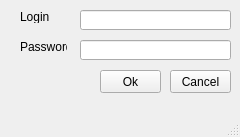
<?xml version="1.0" encoding="UTF-8"?>
<ui version="4.0">
 <class>MainWindow</class>
 <widget class="QMainWindow" name="MainWindow">
  <property name="geometry">
   <rect>
    <x>0</x>
    <y>0</y>
    <width>240</width>
    <height>137</height>
   </rect>
  </property>
  <property name="windowTitle">
   <string>MainWindow</string>
  </property>
  <widget class="QWidget" name="centralwidget">
   <widget class="QPushButton" name="pushButtonCancel">
    <property name="geometry">
     <rect>
      <x>170</x>
      <y>70</y>
      <width>61</width>
      <height>23</height>
     </rect>
    </property>
    <property name="text">
     <string>Cancel</string>
    </property>
   </widget>
   <widget class="QLineEdit" name="lineEditUserName">
    <property name="geometry">
     <rect>
      <x>80</x>
      <y>10</y>
      <width>151</width>
      <height>20</height>
     </rect>
    </property>
   </widget>
   <widget class="QPushButton" name="pushButtonOk">
    <property name="geometry">
     <rect>
      <x>100</x>
      <y>70</y>
      <width>61</width>
      <height>23</height>
     </rect>
    </property>
    <property name="text">
     <string>Ok</string>
    </property>
   </widget>
   <widget class="QLabel" name="labelUserName">
    <property name="geometry">
     <rect>
      <x>20</x>
      <y>10</y>
      <width>47</width>
      <height>13</height>
     </rect>
    </property>
    <property name="text">
     <string>Login</string>
    </property>
   </widget>
   <widget class="QLineEdit" name="lineEditPassword">
    <property name="geometry">
     <rect>
      <x>80</x>
      <y>40</y>
      <width>151</width>
      <height>20</height>
     </rect>
    </property>
    <property name="echoMode">
     <enum>QLineEdit::Password</enum>
    </property>
   </widget>
   <widget class="QLabel" name="labelPassword">
    <property name="geometry">
     <rect>
      <x>20</x>
      <y>40</y>
      <width>47</width>
      <height>13</height>
     </rect>
    </property>
    <property name="text">
     <string>Password</string>
    </property>
   </widget>
  </widget>
  <widget class="QMenuBar" name="menubar">
   <property name="geometry">
    <rect>
     <x>0</x>
     <y>0</y>
     <width>240</width>
     <height>21</height>
    </rect>
   </property>
  </widget>
  <widget class="QStatusBar" name="statusbar"/>
 </widget>
 <resources/>
 <connections/>
</ui>
